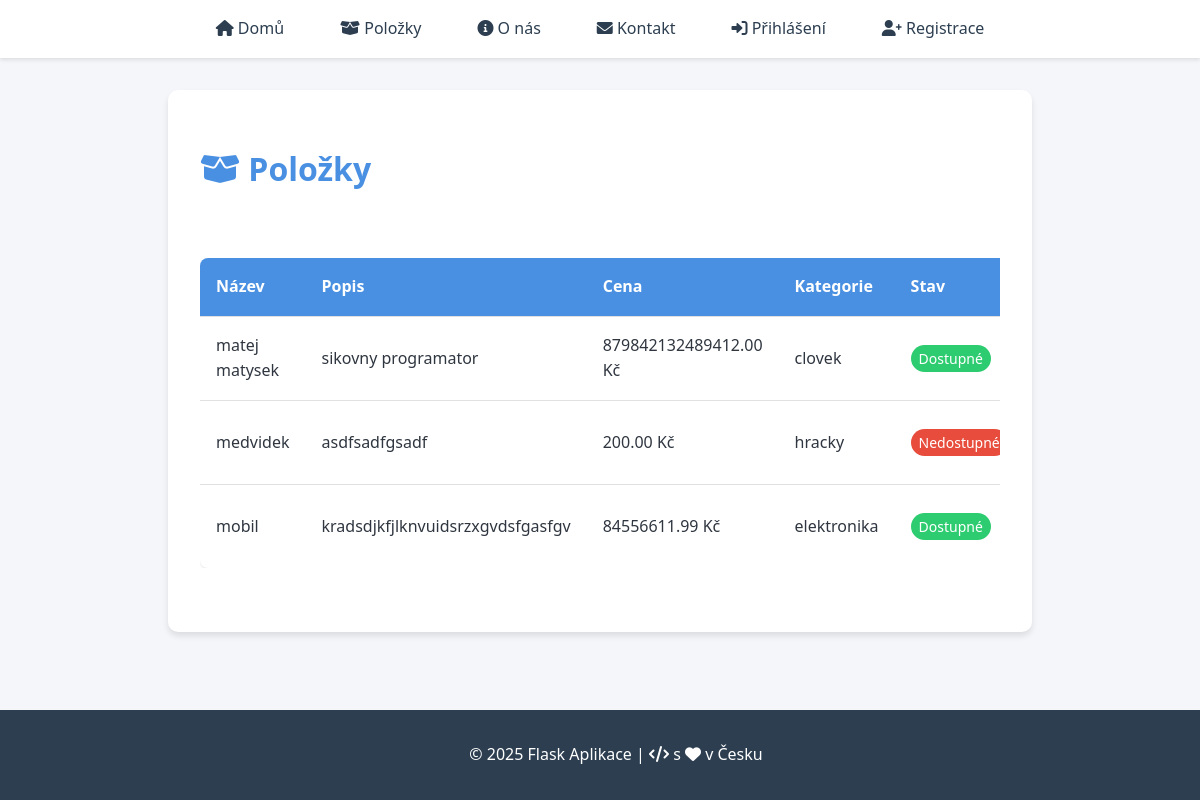
/items, run on the app's committed database.
### models.py (models this page shows, shortened)
class Item(db.Model):
    id = db.Column(db.Integer, primary_key=True)
    name = db.Column(db.String(100), nullable=False)
    description = db.Column(db.Text)
    price = db.Column(db.Float, nullable=False)
    created_at = db.Column(db.DateTime, default=datetime.utcnow)
    user_id = db.Column(db.Integer, db.ForeignKey('user.id'))
    is_available = db.Column(db.Boolean, default=True)
    category = db.Column(db.String(50))

### app.py (the view)
@app.route('/items')
def items():
    items = Item.query.order_by(Item.created_at.desc()).all()
    return render_template('items.html', title='Položky', items=items)

### templates/items.html (shortened to what this page needs)
{% extends "base.html" %}
{% block content %}
<div class="items-header">
    <h1><i class="fas fa-box-open"></i> Položky</h1>
</div>
<div class="table-responsive">
    <table class="items-table">
        <thead>
            <tr>
                <th>Název</th>
                <th>Popis</th>
                <th>Cena</th>
                <th>Kategorie</th>
                <th>Stav</th>
            </tr>
        </thead>
        <tbody>
            {% for item in items %}
            <tr>
                <td>{{ item.name }}</td>
                <td>{{ item.description or '-' }}</td>
                <td>{{ "%.2f"|format(item.price) }} Kč</td>
                <td>{{ item.category }}</td>
                <td>
                    {% if item.is_available %}
                        <span class="badge badge-success">Dostupné</span>
                    {% else %}
                        <span class="badge badge-danger">Nedostupné</span>
                    {% endif %}
                </td>
            </tr>
            {% else %}
            <tr>
                <td colspan="6" class="text-center">Zatím nejsou přidány žádné položky</td>
            </tr>
            {% endfor %}
        </tbody>
    </table>
</div>
{% endblock %}

### templates/base.html (shortened to what this page needs)
<!DOCTYPE html>
<html lang="cs">
<head>
    <link rel="stylesheet" href="https://cdnjs.cloudflare.com/ajax/libs/font-awesome/6.0.0/css/all.min.css">
    <link rel="stylesheet" href="{{ url_for('static', filename='css/style.css') }}">
</head>
<body>
    <nav>
        <ul>
            <li><a href="{{ url_for('home') }}"><i class="fas fa-home"></i> Domů</a></li>
            <li><a href="{{ url_for('items') }}"><i class="fas fa-box-open"></i> Položky</a></li>
            <li><a href="{{ url_for('about') }}"><i class="fas fa-info-circle"></i> O nás</a></li>
            <li><a href="{{ url_for('contact') }}"><i class="fas fa-envelope"></i> Kontakt</a></li>
            {% if 'user_id' not in session %}
                <li><a href="{{ url_for('login') }}"><i class="fas fa-sign-in-alt"></i> Přihlášení</a></li>
                <li><a href="{{ url_for('register') }}"><i class="fas fa-user-plus"></i> Registrace</a></li>
            {% else %}
                <li><a href="{{ url_for('logout') }}"><i class="fas fa-sign-out-alt"></i> Odhlásit se</a></li>
            {% endif %}
        </ul>
    </nav>
    <main class="page-transition">
        {% block content %}
        {% endblock %}
    </main>
    <footer>
        <p>&copy; 2025 Flask Aplikace | <i class="fas fa-code"></i> s <i class="fas fa-heart"></i> v Česku</p>
    </footer>
</body>
</html>

### static/css/style.css (style rules this page uses)
:root { --primary-color: #4a90e2; --secondary-color: #2c3e50; --success-color: #2ecc71; --danger-color: #e74c3c; --warning-color: #f1c40f; --light-gray: #f5f6fa; --dark-gray: #2f3640; }
body { font-family: 'Segoe UI', system-ui, -apple-system, sans-serif; line-height: 1.6; margin: 0; padding: 0; background-color: var(--light-gray); color: var(--dark-gray); }
nav { background-color: white; padding: 1rem; box-shadow: 0 2px 4px rgba(0,0,0,0.1); position: sticky; top: 0; z-index: 1000; }
nav ul { list-style-type: none; margin: 0; padding: 0; display: flex; gap: 1.5rem; justify-content: center; align-items: center; max-width: 1200px; margin: 0 auto; }
nav a { color: var(--secondary-color); text-decoration: none; font-weight: 500; padding: 0.5rem 1rem; border-radius: 20px; transition: all 0.3s ease; }
main { padding: 2rem; max-width: 800px; margin: 2rem auto; background: white; border-radius: 10px; box-shadow: 0 4px 6px rgba(0,0,0,0.1); }
footer { background-color: var(--secondary-color); color: white; text-align: center; padding: 1rem; position: fixed; bottom: 0; width: 100%; }
h1 { color: var(--primary-color); margin-bottom: 2rem; font-weight: 600; }
a { color: var(--primary-color); text-decoration: none; transition: color 0.3s ease; }
.items-header { display: flex; justify-content: space-between; align-items: center; margin-bottom: 2rem; }
.table-responsive { overflow-x: auto; margin-bottom: 2rem; }
.items-table { width: 100%; border-collapse: collapse; background: white; box-shadow: 0 1px 3px rgba(0,0,0,0.1); border-radius: 8px; overflow: hidden; }
.items-table th, .items-table td { padding: 1rem; text-align: left; border-bottom: 1px solid #e1e1e1; }
.items-table th { background-color: var(--primary-color); color: white; font-weight: 600; }
.items-table tr:last-child td { border-bottom: none; }
.badge { padding: 0.25rem 0.5rem; border-radius: 20px; font-size: 0.875rem; font-weight: 500; }
.badge-success { background-color: var(--success-color); color: white; }
.badge-danger { background-color: var(--danger-color); color: white; }
.page-transition { animation: fadeIn 0.5s ease; }

### data on the page
Item: name "matej matysek", description "sikovny programator", price "879842132489412.00", category "clovek", is_available "Dostupné"
Item: name "medvidek", description "asdfsadfgsadf", price "200.00", category "hracky", is_available "Nedostupné"
Item: name "mobil", description "kradsdjkfjlknvuidsrzxgvdsfgasfgv", price "84556611.99", category "elektronika", is_available "Dostupné"
